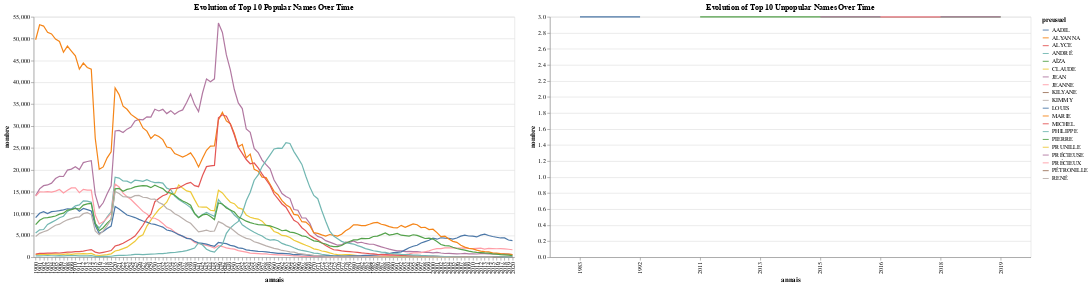

Notebook code for this chart:
### Markdown cell above
### Line Chart

1) To identify names that have consistently remained popular or unpopular, we calculate the average occurrences of each name across all years and sort them accordingly.

2) To identify names that were suddenly or briefly popular or unpopular, we analyze the yearly occurrences of each name and look for significant changes or spikes.

3) To identify trends over time, we analyze the overall pattern of occurrences for different names by creating line plots for a selected set of names.


Strengths:

- Visualizing Trends: Line charts are effective at showing trends and patterns over time. They allow us to easily observe the rise or decline of name popularity and identify any long-term trends.

- Comparing Multiple Names: Line charts enable the comparison of multiple names on the same chart. 

- Highlighting Significant Changes: By plotting the significant changes or spikes in occurrences, we can easily identify names that experienced sudden or brief popularity or unpopularity. These changes are visually apparent as peaks or valleys in the chart.

- Exploring Individual Name Histories: Line charts provide a way to explore the history of individual names over time. By hovering over the lines, we can see the specific occurrences of each name in different years.


Weaknesses : 

- Limited Comparison for Large Number of Names: If the number of names is very large, it can become visually cluttered and challenging to compare all the lines effectively. In such cases, focusing on a subset of names or using interactive features to filter or highlight specific names can be helpful.


In conclusion Line chart are quite useful if we want to answer to each question individually but it can become challenging if we want the answers to all the questions with a single graph.

### Code cell
# Group the data by name and year and calculate the total occurrences
name_counts = names.groupby(['preusuel', 'annais'])['nombre'].sum().reset_index()

# Calculate the average occurrences of each name
name_avg_counts = name_counts.groupby('preusuel')['nombre'].mean().reset_index()

# Sort the names based on average occurrences in descending order
popular_names = name_avg_counts.sort_values('nombre', ascending=False)

# Get the top 10 popular names
top_10_popular_names = popular_names.head(10)

# Get the bottom 10 unpopular names
bottom_10_unpopular_names = popular_names.tail(10)

# Filter the data for the top 10 popular names
top_10_popular_counts = name_counts[name_counts['preusuel'].isin(top_10_popular_names['preusuel'])]

# Filter the data for the top 10 unpopular names
top_10_unpopular_counts = name_counts[name_counts['preusuel'].isin(bottom_10_unpopular_names['preusuel'])]

# Define the Altair line chart for the top 10 popular names
chart_popular = alt.Chart(top_10_popular_counts).mark_line().encode(
    x='annais:O',
    y='nombre:Q',
    color='preusuel:N',
    tooltip=['preusuel:N', 'annais:O', 'nombre:Q']
).properties(
    width=800,
    height=400,
    title='Evolution of Top 10 Popular Names Over Time'
)

# Define the Altair line chart for the top 10 unpopular names
chart_unpopular = alt.Chart(top_10_unpopular_counts).mark_line().encode(
    x='annais:O',
    y='nombre:Q',
    color='preusuel:N',
    tooltip=['preusuel:N', 'annais:O', 'nombre:Q']
).properties(
    width=800,
    height=400,
    title='Evolution of Top 10 Unpopular Names Over Time'
)

# Display the line charts
chart_popular | chart_unpopular

### Figure 1 — Vega-Lite specification as saved in the notebook (floating-point values rounded to 4 significant figures; data arrays with more than 128 entries replaced by an {"elided": "..."} marker saying what was removed)
{"config": {"view": {"continuousWidth": 300, "continuousHeight": 300}}, "hconcat": [{"data": {"name": "data-441c250cadf21e5096b2f31e71370617"}, "mark": {"type": "line"}, "encoding": {"color": {"field": "preusuel", "type": "nominal"}, "tooltip": [{"field": "preusuel", "type": "nominal"}, {"field": "annais", "type": "ordinal"}, {"field": "nombre", "type": "quantitative"}], "x": {"field": "annais", "type": "ordinal"}, "y": {"field": "nombre", "type": "quantitative"}}, "height": 400, "title": "Evolution of Top 10 Popular Names Over Time", "width": 800}, {"data": {"name": "data-7df0fff2c9507317fb3a8fca9a771e92"}, "mark": {"type": "line"}, "encoding": {"color": {"field": "preusuel", "type": "nominal"}, "tooltip": [{"field": "preusuel", "type": "nominal"}, {"field": "annais", "type": "ordinal"}, {"field": "nombre", "type": "quantitative"}], "x": {"field": "annais", "type": "ordinal"}, "y": {"field": "nombre", "type": "quantitative"}}, "height": 400, "title": "Evolution of Top 10 Unpopular Names Over Time", "width": 800}], "$schema": "https://vega.github.io/schema/vega-lite/v5.8.0.json", "datasets": {"data-441c250cadf21e5096b2f31e71370617": {"elided": "1179 records"}, "data-7df0fff2c9507317fb3a8fca9a771e92": [{"preusuel": "AADIL", "annais": "1983", "nombre": 3}, {"preusuel": "AADIL", "annais": "1992", "nombre": 3}, {"preusuel": "ALYANNA", "annais": "2016", "nombre": 3}, {"preusuel": "ALYANNA", "annais": "2018", "nombre": 3}, {"preusuel": "ALYCE", "annais": "2015", "nombre": 3}, {"preusuel": "AÏZA", "annais": "2011", "nombre": 3}, {"preusuel": "AÏZA", "annais": "2019", "nombre": 3}, {"preusuel": "KILYANE", "annais": "2013", "nombre": 3}, {"preusuel": "KIMMY", "annais": "2011", "nombre": 3}, {"preusuel": "PRUNILLE", "annais": "2015", "nombre": 3}, {"preusuel": "PRÉCIEUSE", "annais": "2015", "nombre": 3}, {"preusuel": "PRÉCIEUSE", "annais": "2019", "nombre": 3}, {"preusuel": "PRÉCIEUX", "annais": "2016", "nombre": 3}, {"preusuel": "PRÉCIEUX", "annais": "2018", "nombre": 3}, {"preusuel": "PÉTRONILLE", "annais": "2013", "nombre": 3}]}}
